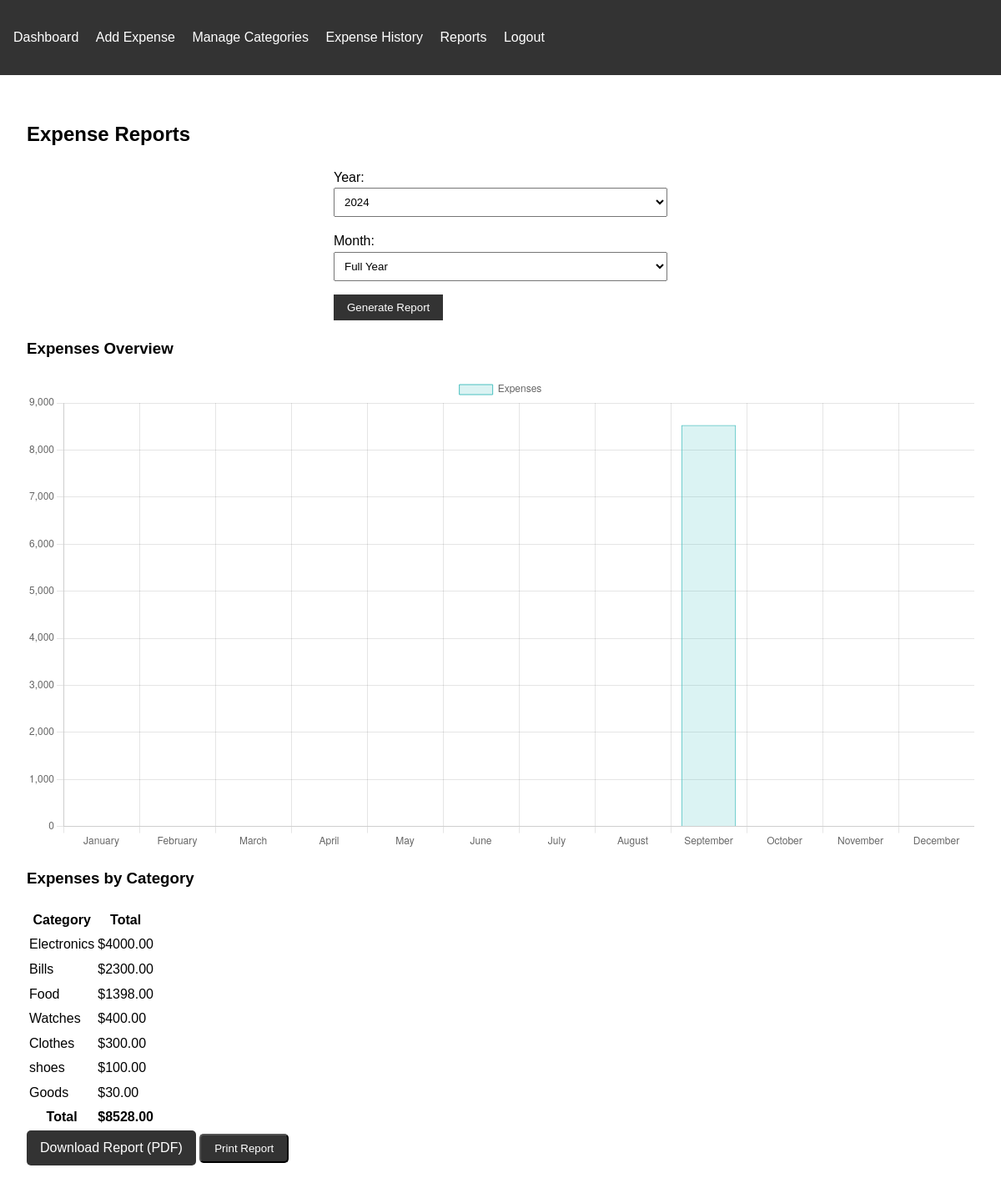
The app's page /reports/ (signed in) with its own data.
### expenses/models.py (models this page shows, shortened)
class Expense(models.Model):
    user = models.ForeignKey(User, on_delete=models.CASCADE)
    amount = models.DecimalField(max_digits=10, decimal_places=2)
    category = models.CharField(max_length=100)
    description = models.TextField()
    date = models.DateField()

### expenses/views.py (the view)
# urls.py: path('reports/', views.reports, name='reports'),
@login_required
def reports(request):
    current_year = datetime.now().year
    year = int(request.GET.get('year', current_year))
    month = request.GET.get('month', None)
    expenses = Expense.objects.filter(user=request.user, date__year=year)
    if month:
        month = int(month)
        expenses = expenses.filter(date__month=month)
        days_in_month = calendar.monthrange(year, month)[1]
        labels = [str(day) for day in range(1, days_in_month + 1)]
        data = [0] * days_in_month
        for expense in expenses:
            data[expense.date.day - 1] += float(expense.amount)
    else:
        labels = [calendar.month_name[i] for i in range(1, 13)]
        data = [0] * 12
        for expense in expenses:
            data[expense.date.month - 1] += float(expense.amount)
    category_totals = expenses.values('category').annotate(total=Sum('amount')).order_by('-total')
    context = {
        'year': year,
        'month': month,
        'labels': json.dumps(labels),
        'data': json.dumps(data),
        'category_totals': category_totals,
        'total_expense': sum(data),
        'years': range(current_year - 5, current_year + 1),
        'months': [{'number': i, 'name': calendar.month_name[i]} for i in range(1, 13)],
    }
    return render(request, 'expenses/reports.html', context)

### templates/expenses/reports.html (shortened to what this page needs)
{% extends 'base.html' %}
{% load static %}
{% block content %}
<h2>Expense Reports</h2>
<form method="get" id="report-form">
    <label for="year">Year:</label>
    <select name="year" id="year">
        {% for y in years %}
            <option value="{{ y }}" {% if y == year %}selected{% endif %}>{{ y }}</option>
        {% endfor %}
    </select>
    <label for="month">Month:</label>
    <select name="month" id="month">
        <option value="">Full Year</option>
    </select>
    <button type="submit">Generate Report</button>
</form>
<div>
    <h3>Expenses Overview</h3>
    <canvas id="expenseChart" width="400" height="200"></canvas>
</div>
<div>
    <h3>Expenses by Category</h3>
    <table>
        <thead>
            <tr>
                <th>Category</th>
                <th>Total</th>
            </tr>
        </thead>
        <tbody>
            {% for category in category_totals %}
            <tr>
                <td>{{ category.category }}</td>
                <td>${{ category.total|floatformat:2 }}</td>
            </tr>
            {% endfor %}
        </tbody>
        <tfoot>
            <tr>
                <th>Total</th>
                <th>${{ total_expense|floatformat:2 }}</th>
            </tr>
        </tfoot>
    </table>
</div>
<div>
    <a href="{% url 'download_report' %}?year={{ year }}{% if month %}&month={{ month }}{% endif %}" class="btn">Download Report (PDF)</a>
    <button onclick="window.print()" class="btn">Print Report</button>
</div>
<script>
    var ctx = document.getElementById('expenseChart').getContext('2d');
    var chart = new Chart(ctx, {
        type: 'bar',
        data: {
            labels: {{ labels|safe }},
            datasets: [{
                label: 'Expenses',
                data: {{ data|safe }},
                backgroundColor: 'rgba(75, 192, 192, 0.2)',
                borderColor: 'rgba(75, 192, 192, 1)',
                borderWidth: 1
            }]
        },
        options: {
            scales: {
                y: {
                    beginAtZero: true
                }
            }
        }
    });
    // Update chart when form is submitted
    document.getElementById('report-form').addEventListener('submit', function(e) {
        e.preventDefault();
        this.submit();
    });
</script>
{% endblock %}

### static/css/styles.css (style rules this page uses)
body { font-family: Arial, sans-serif; line-height: 1.6; margin: 0; padding: 0; }
.btn { display: inline-block; background-color: #333; color: #fff; padding: 0.5rem 1rem; text-decoration: none; border-radius: 5px; }
form { max-width: 400px; margin: 0 auto; }
form input, form select, form textarea { width: 100%; padding: 0.5rem; margin-bottom: 1rem; }
form button { background-color: #333; color: #fff; padding: 0.5rem 1rem; border: none; cursor: pointer; }

### records on screen
Expense: category "Electronics", total "4000.00"
Expense: category "Watches", total "400.00"
Expense: category "Clothes", total "300.00"
Expense: category "shoes", total "100.00"
Expense: category "Goods", total "30.00"

### other values on screen
{{ category.category }} "Bills" "Food"
{{ category.total|floatformat:2 }} "2300.00" "1398.00"
{{ total_expense|floatformat:2 }} "8528.00"
form field year "2024"
chart data {{ labels|safe }} ["January", "February", "March", "April", "May", "June", "July", "August", "September", "October", "November", "December"]
chart data {{ data|safe }} [0, 0, 0, 0, 0, 0, 0, 0, 8528.0, 0, 0, 0]
